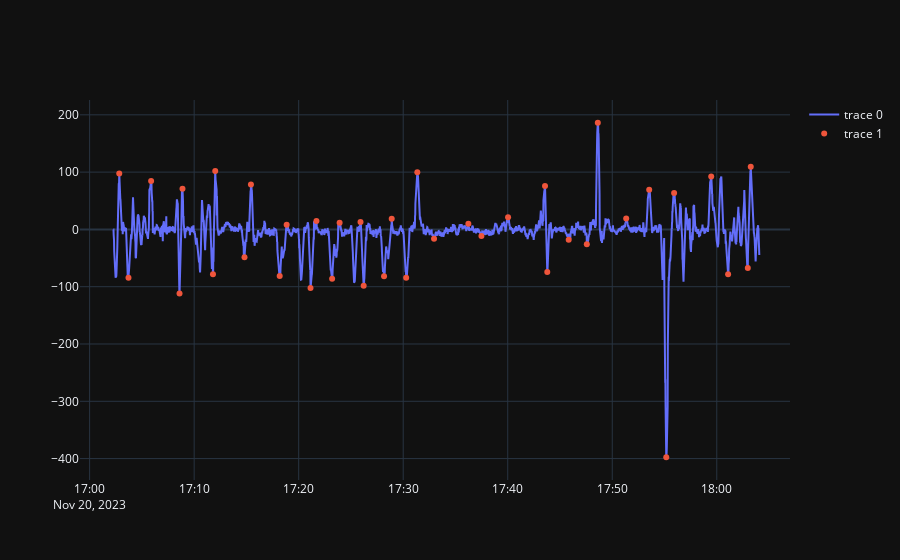

Notebook cell for this chart:
### Code cell
scatter = go.Scatter(
    x=gpx_df['time'],
    y=gpx_df['turn_moving_cumsum'],
    mode='lines',
)

trace2 = go.Scatter(
    x=gpx_df[gpx_df['turn'] != 0]['time'],
    y=gpx_df[gpx_df['turn'] != 0]['turn'],
    mode='markers',
)

fig = go.Figure(data=[scatter, trace2])
fig.show()
